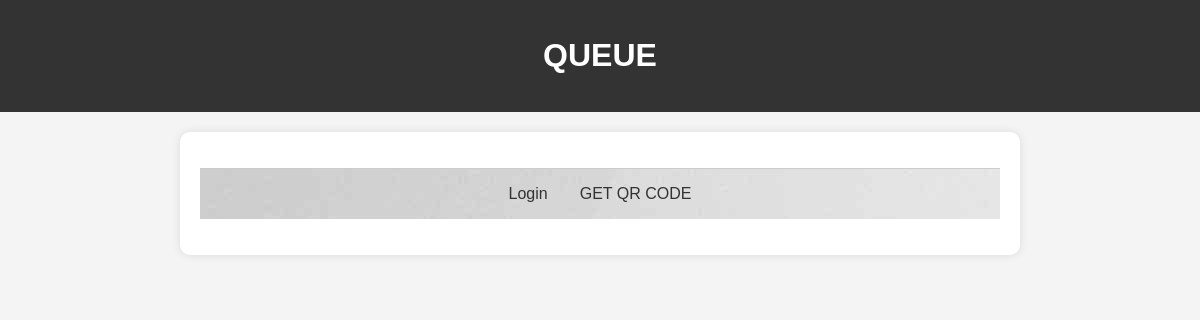
Before: /news/main_page/ with the older database file.
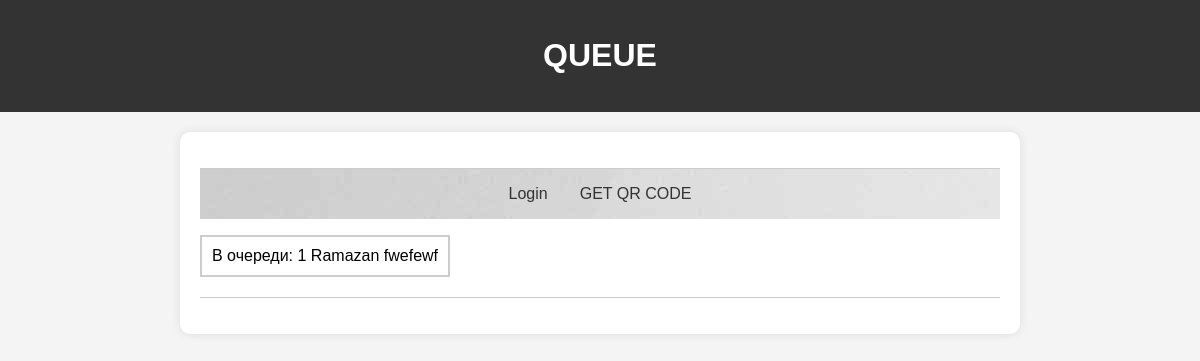
After: the same page with the newer database file.
### news/models.py (models this page shows)
class CustomUser(AbstractUser):
    created_at = models.DateTimeField(auto_now=True)

### news/views.py (the view)
# urls.py: path("main_page/", views.main_page, name="main"),
def main_page(request):
    users = CustomUser.objects.filter(is_superuser=0).order_by("created_at").all()
    enumerated_users = enumerate(users)
    return render(
        request,
        "news/main_page.html",
        {
            "users" : enumerated_users
        }
    )

### news/templates/news/main_page.html (shortened to what this page needs)
{% extends "news/base.html" %}
{% block header %}
    {% load static %}
    <link rel="stylesheet" type="text/css" href="{% static 'news/css/style1.css' %}">
{% endblock %}
{% block head %}
    <h1 class="info-heading">QUEUE</h1>
{% endblock %}
{% block content %}
    <div class="nav-container" style="background-image: url('{% static "news/images/b.jpg" %}');">
        <ul class="nav-links">
            {% if user.is_authenticated %}
                <li><a href="{% url 'news:profile' %}" class="nav-link">Profile</a></li>
                <li><a href="{% url 'news:get_qr_code' %}" class="nav-link">GET QR CODE</a></li>
                <li class="user-welcome">Welcome, {{ user.first_name }} {{ user.last_name }}</li>
                {% if perms.user.delete_user %}
                    <li><a href="{% url 'news:admin_interface' %}" class="nav-link">Admin room</a></li>
                {% endif %}
                <li><a href="{% url 'news:logout' %}" class="nav-link">Logout</a></li>
            {% else %}
                <li><a href="/login/" class="nav-link">Login</a></li>
                <li><a href="{% url 'news:get_qr_code' %}" class="nav-link">GET QR CODE</a></li>
            {% endif %}
        </ul>
    </div>
    <ul class="news-list">
        {% for index, user_iterate in users %}
            <li class="news-item">
                <div class="news-content">
                    <div class="queue-item {% if user_iterate == user %}highlighted{% endif %}">
                        В очереди: {{ index|add:1 }}
                        {% if user_iterate == user %}
                            <span class="highlighted-text">{{ user_iterate.first_name }} {{ user_iterate.last_name }}</span>
                        {% else %}
                            <span>{{ user_iterate.first_name }} {{ user_iterate.last_name }}</span>
                        {% endif %}
                    </div>
                </div>
            </li>
        {% endfor %}
    </ul>
{% endblock %}

### news/templates/news/base.html (shortened to what this page needs)
<!DOCTYPE html>
<html>
<head>
    {% block header %}
    {% endblock %}
</head>
<body>
    <header>
        {% block head %}
        {% endblock %}
    </header>
    <div class="container">
        {% block content %}
        {% endblock %}
    </div>
</body>
</html>

### news/static/news/css/style1.css (style rules this page uses)
body { font-family: Arial, sans-serif; margin: 0; padding: 0; background-color: #f4f4f4; }
header { background-color: #333; color: white; text-align: center; padding: 1rem 0; }
.container { max-width: 800px; margin: 0 auto; padding: 2rem; background-color: white; box-shadow: 0px 2px 5px rgba(0, 0, 0, 0.1); border-radius: 5px; }
.nav-links { list-style: none; display: flex; justify-content: center; padding: 1rem 0; border-top: 1px solid #ccc; }
.nav-links li { margin: 0 1rem; }
.nav-links li a { text-decoration: none; color: #333; transition: color 0.3s ease; }
.container { width: 70%; margin: 20px auto; padding: 20px; background-color: #ffffff; border-radius: 10px; box-shadow: 0px 0px 10px rgba(0, 0, 0, 0.1); }
.news-list { list-style: none; padding: 0; }
.news-item { margin-bottom: 15px; border-bottom: 1px solid #ccc; padding-bottom: 10px; }
.news-content { display: flex; justify-content: space-between; align-items: center; }
.queue-item { border: 2px solid #ccc; padding: 10px; margin-bottom: 10px; }

Changed rows visible on the page:
added CustomUser: is_active "1", first_name "Ramazan", last_name "fwefewf"
